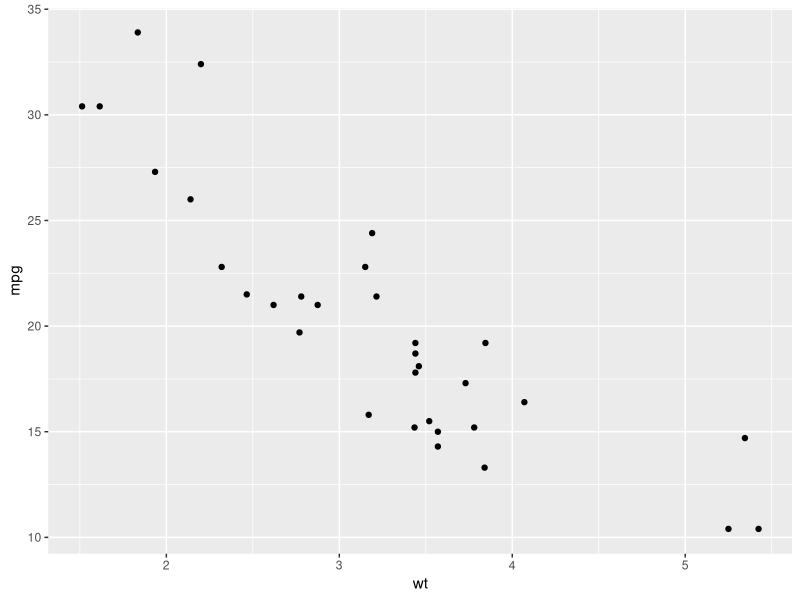
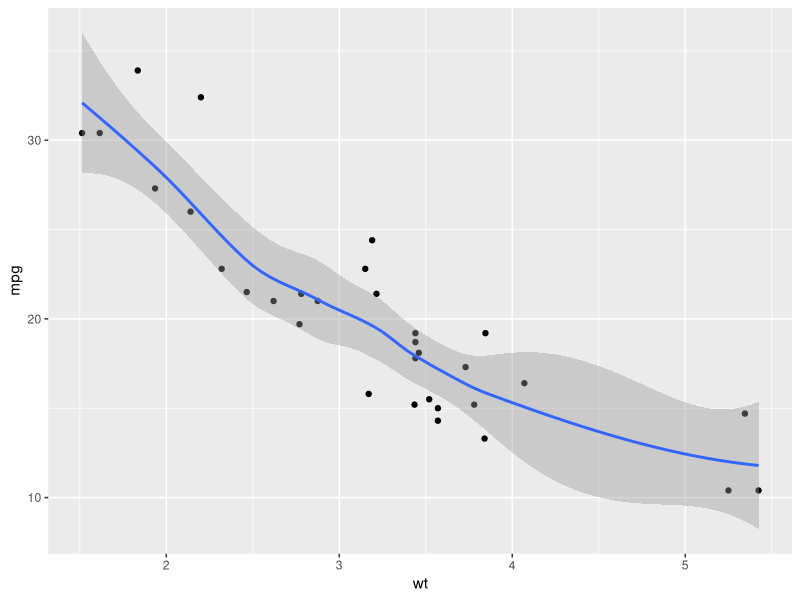
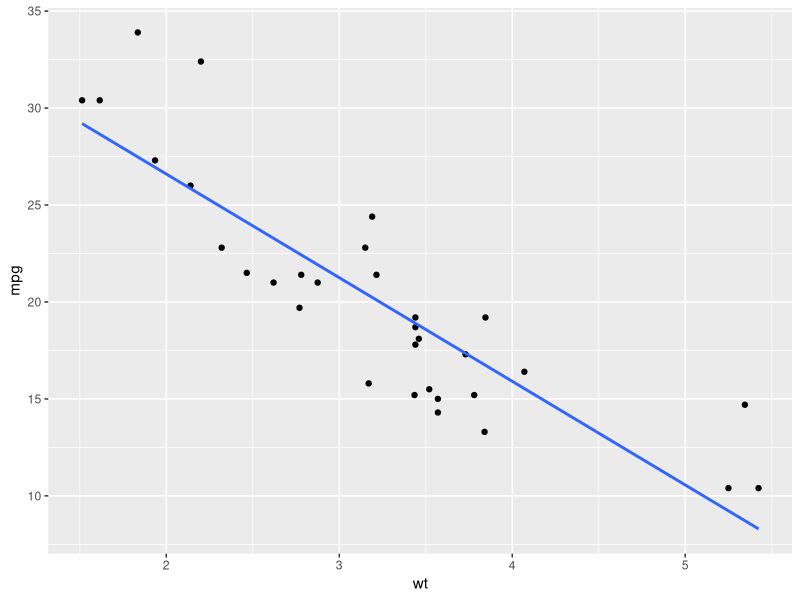
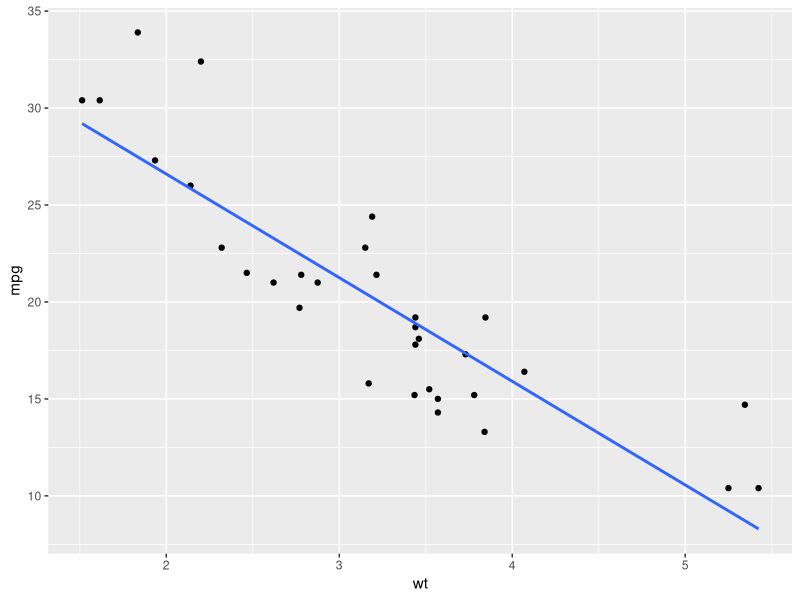
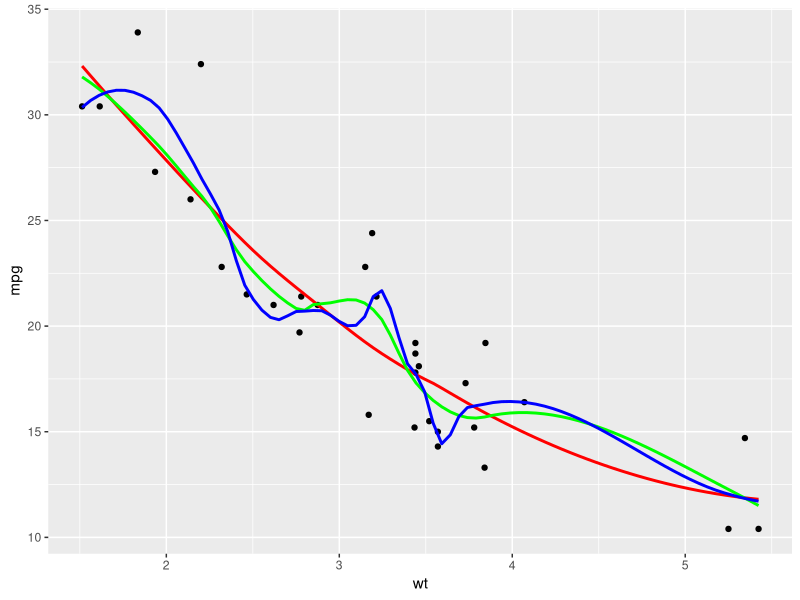
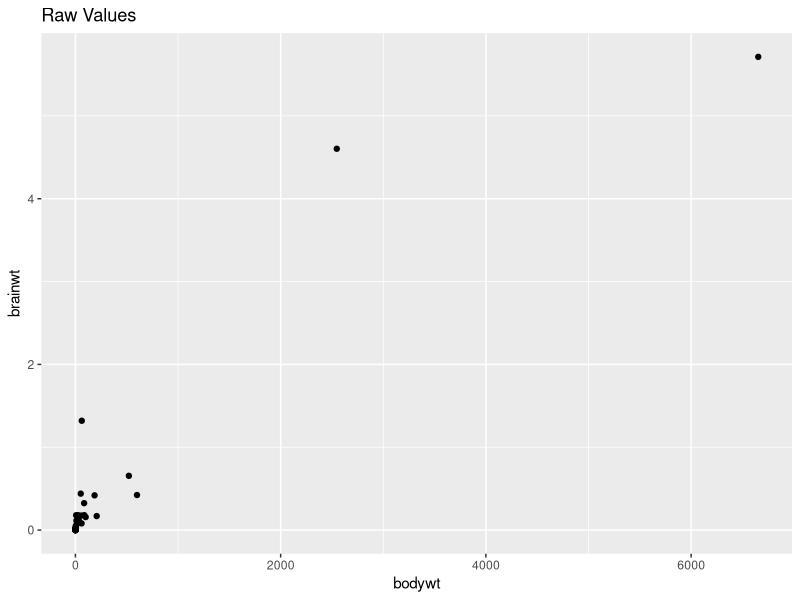
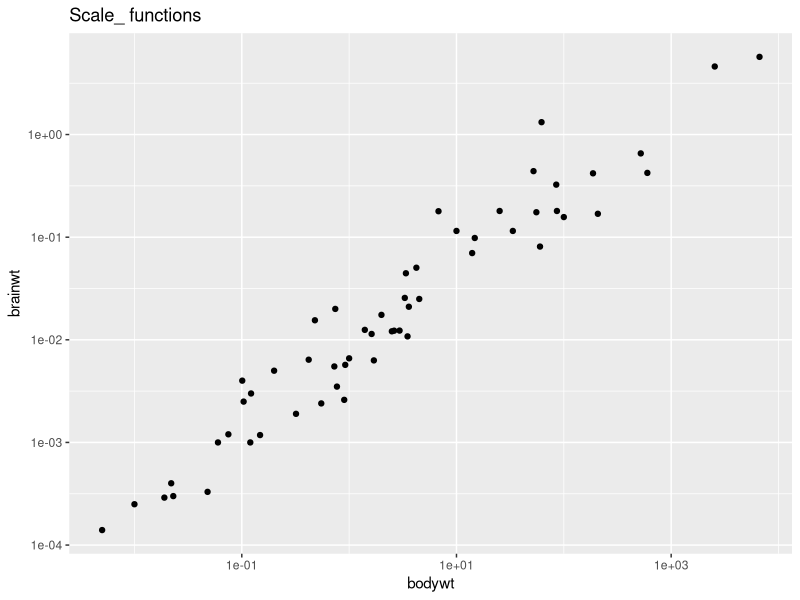
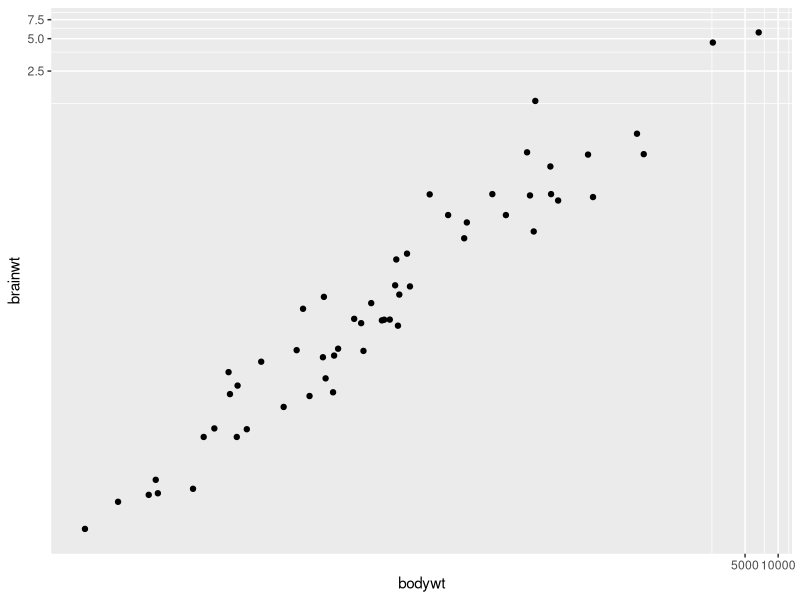

These charts were generated, in order, by the following R code:
library(tidyverse)

# View the structure of mtcars
str(mtcars)

# Using mtcars, draw a scatter plot of mpg vs. wt
ggplot(mtcars, aes(wt, mpg)) +
  geom_point()

# Amend the plot to add a smooth layer
ggplot(mtcars, aes(wt, mpg)) +
  geom_point() +
  geom_smooth()

# Amend the plot. Use lin. reg. smoothing; turn off std err ribbon
ggplot(mtcars, aes(wt, mpg)) +
  geom_point() +
  geom_smooth(method = "lm", se = FALSE)

# Amend the plot. Swap geom_smooth() for stat_smooth().
ggplot(mtcars, aes(wt, mpg)) +
  geom_point() +
  stat_smooth(method = "lm", se = FALSE)

ggplot(mtcars, aes(x = wt, y = mpg)) +
  geom_point() +
  # Add 3 smooth LOESS stats, varying span & color
  stat_smooth(se = FALSE, color = 'red', span = 0.9) +
  stat_smooth(se = FALSE, color = 'green', span = 0.6) +
  stat_smooth(se = FALSE, color = 'blue', span = 0.3)

# Produce a scatter plot of brainwt vs. bodywt
ggplot(msleep, aes(bodywt, brainwt)) +
  geom_point() +
  ggtitle("Raw Values")

# Add scale_*_*() functions
ggplot(msleep, aes(bodywt, brainwt)) +
  geom_point() +
  scale_x_log10() +
  scale_y_log10() +
  ggtitle("Scale_ functions")

# Perform a log10 coordinate system transformation
ggplot(msleep, aes(bodywt, brainwt)) +
  geom_point() +
  coord_trans(x = "log10", y = "log10")

# Plot with a scale_*_*() function:
ggplot(msleep, aes(bodywt, brainwt)) +
  geom_point() +
  geom_smooth(method = "lm", se = FALSE) +
  # Add a log10 x scale
  scale_x_log10() +
  # Add a log10 y scale
  scale_y_log10() +
  ggtitle("Scale functions")

# Add a log10 coordinate transformation for x and y axes
ggplot(msleep, aes(bodywt, brainwt)) +
  geom_point() +
  geom_smooth(method = "lm", se = FALSE) +
  ggtitle("Scale functions")
  coord_trans(x = "log10", y = "log10")
